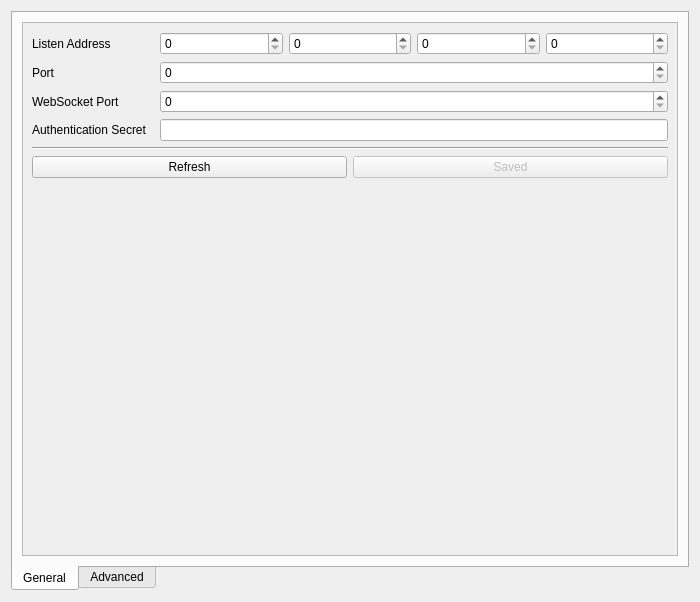
<?xml version="1.0" encoding="UTF-8"?>
<ui version="4.0">
 <class>REDTabSettingsBrickd</class>
 <widget class="QWidget" name="REDTabSettingsBrickd">
  <property name="geometry">
   <rect>
    <x>0</x>
    <y>0</y>
    <width>700</width>
    <height>602</height>
   </rect>
  </property>
  <property name="windowTitle">
   <string>Form</string>
  </property>
  <layout class="QVBoxLayout" name="verticalLayout">
   <item>
    <widget class="QTabWidget" name="twidget_brickd">
     <property name="tabPosition">
      <enum>QTabWidget::South</enum>
     </property>
     <property name="currentIndex">
      <number>0</number>
     </property>
     <widget class="QWidget" name="tab_brickd_gen">
      <attribute name="title">
       <string>General</string>
      </attribute>
      <layout class="QVBoxLayout" name="verticalLayout_4">
       <item>
        <widget class="QScrollArea" name="scrollArea">
         <property name="widgetResizable">
          <bool>true</bool>
         </property>
         <widget class="QWidget" name="scrollAreaWidgetContents">
          <property name="geometry">
           <rect>
            <x>0</x>
            <y>0</y>
            <width>658</width>
            <height>531</height>
           </rect>
          </property>
          <layout class="QVBoxLayout" name="verticalLayout_5">
           <item>
            <layout class="QGridLayout" name="gridLayout_4">
             <item row="0" column="0">
              <widget class="QLabel" name="label_7">
               <property name="text">
                <string>Listen Address</string>
               </property>
               <property name="buddy">
                <cstring>sbox_brickd_la_ip1</cstring>
               </property>
              </widget>
             </item>
             <item row="0" column="2">
              <widget class="QSpinBox" name="sbox_brickd_la_ip2">
               <property name="maximum">
                <number>255</number>
               </property>
              </widget>
             </item>
             <item row="2" column="1" colspan="4">
              <widget class="QSpinBox" name="sbox_brickd_lwsp">
               <property name="maximum">
                <number>65535</number>
               </property>
              </widget>
             </item>
             <item row="6" column="0">
              <spacer name="verticalSpacer_11">
               <property name="orientation">
                <enum>Qt::Vertical</enum>
               </property>
               <property name="sizeHint" stdset="0">
                <size>
                 <width>20</width>
                 <height>40</height>
                </size>
               </property>
              </spacer>
             </item>
             <item row="0" column="1">
              <widget class="QSpinBox" name="sbox_brickd_la_ip1">
               <property name="maximum">
                <number>255</number>
               </property>
              </widget>
             </item>
             <item row="1" column="0">
              <widget class="QLabel" name="label_15">
               <property name="text">
                <string>Port</string>
               </property>
               <property name="buddy">
                <cstring>sbox_brickd_lp</cstring>
               </property>
              </widget>
             </item>
             <item row="0" column="3">
              <widget class="QSpinBox" name="sbox_brickd_la_ip3">
               <property name="maximum">
                <number>255</number>
               </property>
              </widget>
             </item>
             <item row="0" column="4">
              <widget class="QSpinBox" name="sbox_brickd_la_ip4">
               <property name="maximum">
                <number>255</number>
               </property>
              </widget>
             </item>
             <item row="1" column="1" colspan="4">
              <widget class="QSpinBox" name="sbox_brickd_lp">
               <property name="maximum">
                <number>65535</number>
               </property>
              </widget>
             </item>
             <item row="2" column="0">
              <widget class="QLabel" name="label_16">
               <property name="text">
                <string>WebSocket Port</string>
               </property>
               <property name="buddy">
                <cstring>sbox_brickd_lwsp</cstring>
               </property>
              </widget>
             </item>
             <item row="5" column="0" colspan="5">
              <layout class="QHBoxLayout" name="horizontalLayout_5">
               <item>
                <widget class="QPushButton" name="pbutton_brickd_general_refresh">
                 <property name="text">
                  <string>Refresh</string>
                 </property>
                </widget>
               </item>
               <item>
                <widget class="QPushButton" name="pbutton_brickd_general_save">
                 <property name="enabled">
                  <bool>false</bool>
                 </property>
                 <property name="text">
                  <string>Saved</string>
                 </property>
                </widget>
               </item>
              </layout>
             </item>
             <item row="3" column="0">
              <widget class="QLabel" name="label">
               <property name="text">
                <string>Authentication Secret</string>
               </property>
               <property name="buddy">
                <cstring>ledit_brickd_secret</cstring>
               </property>
              </widget>
             </item>
             <item row="3" column="1" colspan="4">
              <widget class="QLineEdit" name="ledit_brickd_secret"/>
             </item>
             <item row="4" column="0" colspan="5">
              <widget class="Line" name="line_5">
               <property name="orientation">
                <enum>Qt::Horizontal</enum>
               </property>
              </widget>
             </item>
            </layout>
           </item>
          </layout>
         </widget>
        </widget>
       </item>
      </layout>
     </widget>
     <widget class="QWidget" name="tab_brickd_adv">
      <attribute name="title">
       <string>Advanced</string>
      </attribute>
      <layout class="QVBoxLayout" name="verticalLayout_19">
       <item>
        <widget class="QScrollArea" name="scrollArea_5">
         <property name="widgetResizable">
          <bool>true</bool>
         </property>
         <widget class="QWidget" name="scrollAreaWidgetContents_4">
          <property name="geometry">
           <rect>
            <x>0</x>
            <y>0</y>
            <width>312</width>
            <height>229</height>
           </rect>
          </property>
          <layout class="QVBoxLayout" name="verticalLayout_20">
           <item>
            <layout class="QGridLayout" name="gridLayout_6">
             <item row="0" column="0">
              <widget class="QLabel" name="label_13">
               <property name="text">
                <string>Log Level</string>
               </property>
               <property name="buddy">
                <cstring>cbox_brickd_adv_ll</cstring>
               </property>
              </widget>
             </item>
             <item row="6" column="0" colspan="2">
              <layout class="QHBoxLayout" name="horizontalLayout_2">
               <item>
                <widget class="QPushButton" name="pbutton_brickd_adv_refresh">
                 <property name="text">
                  <string>Refresh</string>
                 </property>
                </widget>
               </item>
               <item>
                <widget class="QPushButton" name="pbutton_brickd_adv_save">
                 <property name="enabled">
                  <bool>false</bool>
                 </property>
                 <property name="text">
                  <string>Saved</string>
                 </property>
                </widget>
               </item>
              </layout>
             </item>
             <item row="5" column="0" colspan="2">
              <widget class="Line" name="line_7">
               <property name="orientation">
                <enum>Qt::Horizontal</enum>
               </property>
              </widget>
             </item>
             <item row="3" column="1">
              <widget class="QComboBox" name="cbox_brickd_adv_rt"/>
             </item>
             <item row="4" column="0">
              <widget class="QLabel" name="label_21">
               <property name="text">
                <string>Green LED Trigger</string>
               </property>
               <property name="buddy">
                <cstring>cbox_brickd_adv_gt</cstring>
               </property>
              </widget>
             </item>
             <item row="3" column="0">
              <widget class="QLabel" name="label_18">
               <property name="text">
                <string>Red LED Trigger</string>
               </property>
               <property name="buddy">
                <cstring>cbox_brickd_adv_rt</cstring>
               </property>
              </widget>
             </item>
             <item row="0" column="1">
              <widget class="QComboBox" name="cbox_brickd_adv_ll">
               <property name="sizePolicy">
                <sizepolicy hsizetype="Preferred" vsizetype="Fixed">
                 <horstretch>1</horstretch>
                 <verstretch>0</verstretch>
                </sizepolicy>
               </property>
              </widget>
             </item>
             <item row="1" column="0">
              <widget class="QLabel" name="label_14">
               <property name="text">
                <string>SPI Poll Delay</string>
               </property>
               <property name="buddy">
                <cstring>sbox_brickd_adv_spi_dly</cstring>
               </property>
              </widget>
             </item>
             <item row="2" column="0">
              <widget class="QLabel" name="label_17">
               <property name="text">
                <string>RS485 Poll Delay</string>
               </property>
               <property name="buddy">
                <cstring>sbox_brickd_adv_rs485_dly</cstring>
               </property>
              </widget>
             </item>
             <item row="4" column="1">
              <widget class="QComboBox" name="cbox_brickd_adv_gt"/>
             </item>
             <item row="1" column="1">
              <widget class="QSpinBox" name="sbox_brickd_adv_spi_dly">
               <property name="suffix">
                <string> microseconds</string>
               </property>
               <property name="minimum">
                <number>50</number>
               </property>
               <property name="maximum">
                <number>2000000</number>
               </property>
              </widget>
             </item>
             <item row="2" column="1">
              <widget class="QSpinBox" name="sbox_brickd_adv_rs485_dly">
               <property name="suffix">
                <string> microseconds</string>
               </property>
               <property name="minimum">
                <number>50</number>
               </property>
               <property name="maximum">
                <number>2000000</number>
               </property>
              </widget>
             </item>
             <item row="7" column="0">
              <spacer name="verticalSpacer_4">
               <property name="orientation">
                <enum>Qt::Vertical</enum>
               </property>
               <property name="sizeHint" stdset="0">
                <size>
                 <width>20</width>
                 <height>40</height>
                </size>
               </property>
              </spacer>
             </item>
            </layout>
           </item>
          </layout>
         </widget>
        </widget>
       </item>
      </layout>
     </widget>
    </widget>
   </item>
  </layout>
 </widget>
 <resources/>
 <connections/>
</ui>
